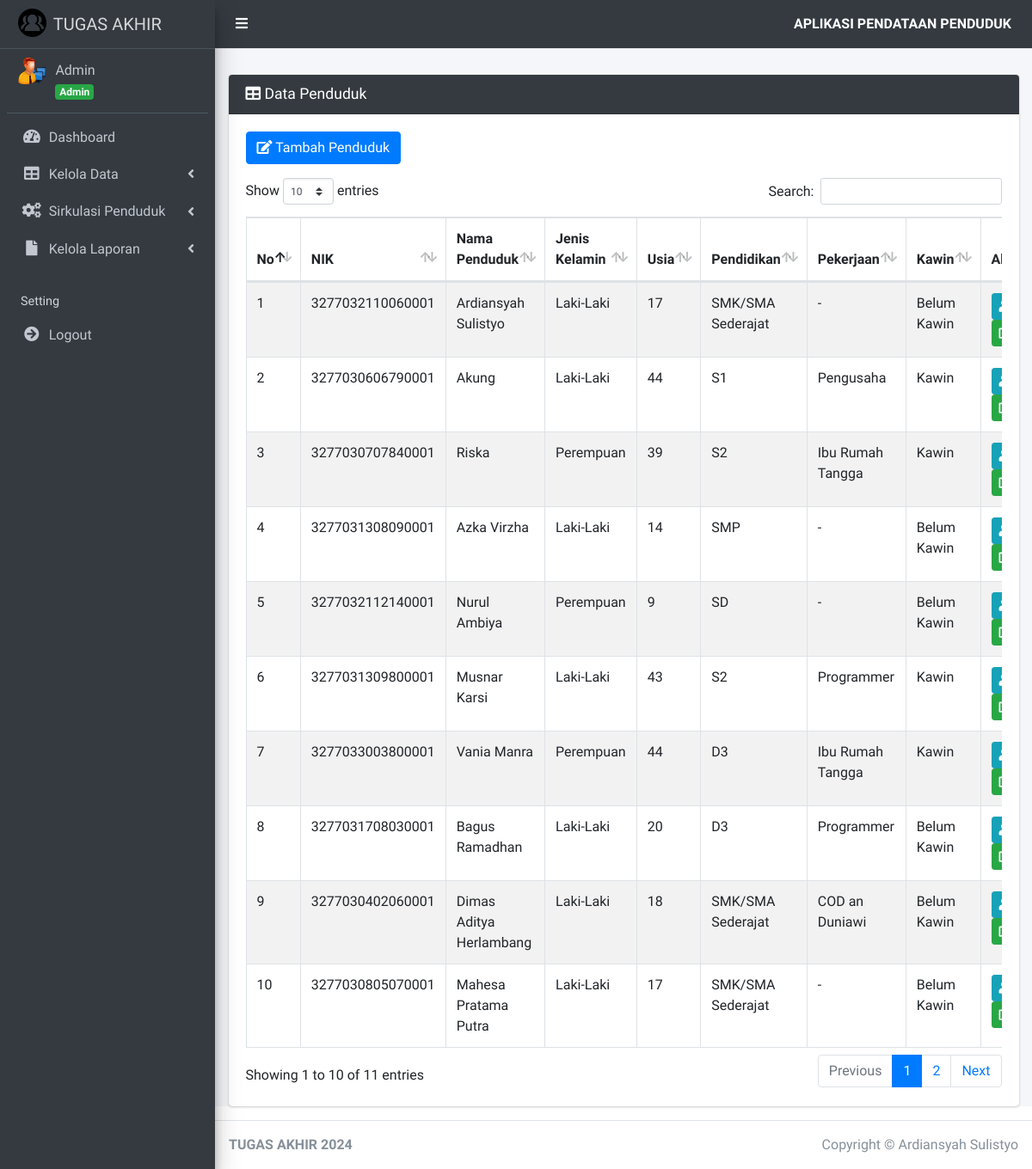
The app's page /index.php?page=penduduk (signed in) with its own data.
### tables this page shows
CREATE TABLE `penduduk` (
  `id_penduduk` int(11) NOT NULL,
  `id_user` int(11) NOT NULL,
  `nik_penduduk` varchar(16) NOT NULL,
  `nama_penduduk` varchar(45) NOT NULL,
  `tempat_lahir_penduduk` varchar(30) NOT NULL,
  `tanggal_lahir_penduduk` date NOT NULL,
  `jenis_kelamin_penduduk` enum('Laki-Laki','Perempuan') NOT NULL,
  `alamat_penduduk` text NOT NULL,
  `desa_kelurahan_penduduk` varchar(30) NOT NULL,
  `kecamatan_penduduk` varchar(30) NOT NULL,
  `kabupaten_kota_penduduk` varchar(30) NOT NULL,
  `provinsi_penduduk` varchar(30) NOT NULL,
  `negara_penduduk` varchar(30) NOT NULL,
  `rt_penduduk` varchar(3) NOT NULL,
  `rw_penduduk` varchar(3) NOT NULL,
  `agama_penduduk` enum('Islam','Kristen','Katolik','Hindu','Buddha','Konghucu') NOT NULL,
  `pendidikan_terakhir_penduduk` varchar(20) NOT NULL,
  `pekerjaan_penduduk` varchar(20) NOT NULL,
  `status_perkawinan_penduduk` enum('Kawin','Tidak Kawin','Belum Kawin','Cerai') NOT NULL,
  `status` enum('Ada','Meninggal') NOT NULL,
  `status_keluarga` enum('Sudah Berkeluarga','Belum Berkeluarga','','') NOT NULL
);

### pages/penduduk/index.php (the view)
<?php
$hasil = mysqli_query($koneksi, "SELECT *, TIMESTAMPDIFF(YEAR, `tanggal_lahir_penduduk`, CURDATE()) AS usia_penduduk FROM `penduduk`");
$data_penduduk = [];
while ($row = mysqli_fetch_assoc($hasil)) {
    $data_penduduk[] = $row;
}
?>
<div class="card card-dark">
    <div class="card-header">
        <h3 class="card-title">
            <i class="fa fa-table"></i>
            Data Penduduk
        </h3>
    </div>
    <div class="card-body">
        <div class="table-responsive">
            <div class="mb-3">
                <a href="?page=tambah_penduduk" class="btn btn-primary">
                    <i class="fa fa-edit"></i> Tambah Penduduk
                </a>
            </div>
            <table class="table table-striped table-condensed table-bordered table-hover" id="example1">
                <thead>
                    <tr>
                        <th>No</th>
                        <th>NIK</th>
                        <th>Nama Penduduk</th>
                        <th>Jenis Kelamin</th>
                        <th>Usia</th>
                        <th>Pendidikan</th>
                        <th>Pekerjaan</th>
                        <th>Kawin</th>
                        <th>Aksi</th>
                    </tr>
                </thead>
                <tbody>
                    <?php $nomor = 1; ?>
                    <?php foreach ($data_penduduk as $penduduk) : ?>
                        <tr>
                            <td><?= $nomor++ ?></td>
                            <td><?= $penduduk['nik_penduduk'] ?></td>
                            <td><?= $penduduk['nama_penduduk'] ?></td>
                            <td><?= $penduduk['jenis_kelamin_penduduk'] ?></td>
                            <td><?= $penduduk['usia_penduduk'] ?></td>
                            <td><?= $penduduk['pendidikan_terakhir_penduduk'] ?></td>
                            <td><?= $penduduk['pekerjaan_penduduk'] ?></td>
                            <td><?= $penduduk['status_perkawinan_penduduk'] ?></td>
                            <td>
                                <a href="?page=detail_penduduk&id_penduduk=<?= $penduduk['id_penduduk']; ?>" title="Detail" class="btn btn-info btn-sm">
                                    <i class="fa fa-user"></i>
                                </a>
                                <a href="?page=edit_penduduk&id_penduduk=<?= $penduduk['id_penduduk']; ?>" title="Ubah" class="btn btn-success btn-sm">
                                    <i class="fa fa-edit"></i>
                                </a>
                            </td>
                        </tr>
                    <?php endforeach ?>
                </tbody>
            </table>
        </div>
    </div>
</div>

### records on screen
penduduk: nik_penduduk "3277032110060001", nama_penduduk "Ardiansyah Sulistyo", jenis_kelamin_penduduk "Laki-Laki", usia_penduduk "17", pendidikan_terakhir_penduduk "SMK/SMA Sederajat", pekerjaan_penduduk "-", status_perkawinan_penduduk "Belum Kawin"
penduduk: nik_penduduk "3277030606790001", nama_penduduk "Akung", jenis_kelamin_penduduk "Laki-Laki", usia_penduduk "44", pendidikan_terakhir_penduduk "S1", pekerjaan_penduduk "Pengusaha", status_perkawinan_penduduk "Kawin"
penduduk: nik_penduduk "3277030707840001", nama_penduduk "Riska", jenis_kelamin_penduduk "Perempuan", usia_penduduk "39", pendidikan_terakhir_penduduk "S2", pekerjaan_penduduk "Ibu Rumah Tangga", status_perkawinan_penduduk "Kawin"
penduduk: nik_penduduk "3277031308090001", nama_penduduk "Azka Virzha", jenis_kelamin_penduduk "Laki-Laki", usia_penduduk "14", pendidikan_terakhir_penduduk "SMP", pekerjaan_penduduk "-", status_perkawinan_penduduk "Belum Kawin"
penduduk: nik_penduduk "3277032112140001", nama_penduduk "Nurul Ambiya", jenis_kelamin_penduduk "Perempuan", usia_penduduk "9", pendidikan_terakhir_penduduk "SD", pekerjaan_penduduk "-", status_perkawinan_penduduk "Belum Kawin"
penduduk: nik_penduduk "3277031309800001", nama_penduduk "Musnar Karsi", jenis_kelamin_penduduk "Laki-Laki", usia_penduduk "43", pendidikan_terakhir_penduduk "S2", pekerjaan_penduduk "Programmer", status_perkawinan_penduduk "Kawin"
penduduk: nik_penduduk "3277033003800001", nama_penduduk "Vania Manra", jenis_kelamin_penduduk "Perempuan", usia_penduduk "44", pendidikan_terakhir_penduduk "D3", pekerjaan_penduduk "Ibu Rumah Tangga", status_perkawinan_penduduk "Kawin"
penduduk: nik_penduduk "3277031708030001", nama_penduduk "Bagus Ramadhan", jenis_kelamin_penduduk "Laki-Laki", usia_penduduk "20", pendidikan_terakhir_penduduk "D3", pekerjaan_penduduk "Programmer", status_perkawinan_penduduk "Belum Kawin"
penduduk: nik_penduduk "3277030402060001", nama_penduduk "Dimas Aditya Herlambang", jenis_kelamin_penduduk "Laki-Laki", usia_penduduk "18", pendidikan_terakhir_penduduk "SMK/SMA Sederajat", pekerjaan_penduduk "COD an Duniawi", status_perkawinan_penduduk "Belum Kawin"
penduduk: nik_penduduk "3277030805070001", nama_penduduk "Mahesa Pratama Putra", jenis_kelamin_penduduk "Laki-Laki", usia_penduduk "17", pendidikan_terakhir_penduduk "SMK/SMA Sederajat", pekerjaan_penduduk "-", status_perkawinan_penduduk "Belum Kawin"

### other values on screen
$data_nama "Admin"
$data_level "Admin"
